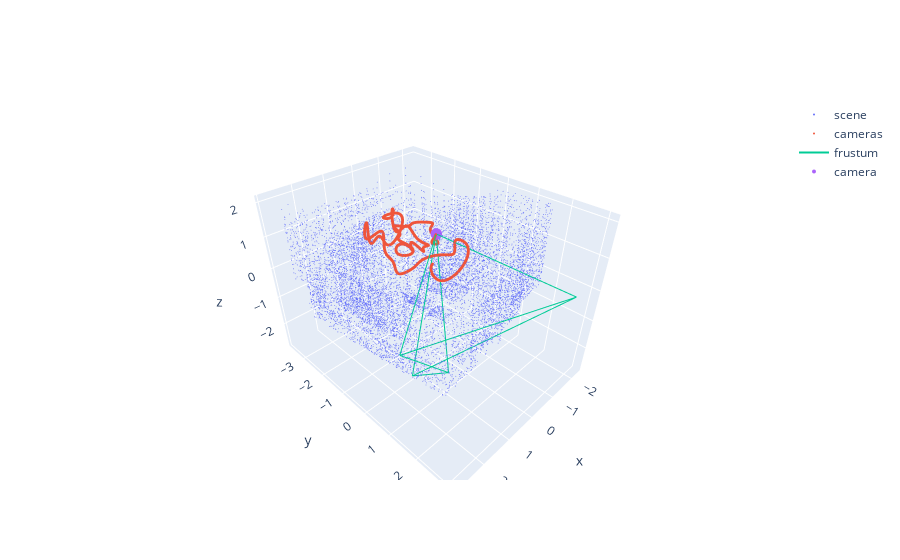

Notebook cell for this chart:
### Markdown cell above
### Blue points: scene geometry
### Red points: all cameras
### Purple point: an example camera
### Green frustum: the viewing frustum of the purple camera. It should cover the scene geometry. 

## You can move around using nbviewer!

### Code cell
import plotly.graph_objects as go

fig = go.Figure()

z_in_range = dataset.xyz_world[:, 2]<5
skip = 2

fig.add_trace(
    go.Scatter3d(
        x=dataset.xyz_world[z_in_range, 0][::skip],
        y=dataset.xyz_world[z_in_range, 1][::skip],
        z=dataset.xyz_world[z_in_range, 2][::skip],
        mode='markers',
        name='scene',
        marker=dict(size=0.3)
    )
)

fig.add_trace(
    go.Scatter3d(
        x=dataset.poses[:, 0, 3],
        y=dataset.poses[:, 1, 3],
        z=dataset.poses[:, 2, 3],
        mode='markers',
        name='cameras',
        marker=dict(size=1)
    )
)

xlines = []
ylines = []
zlines = []
for i in [0, 127, -128, -1]:
    xlines += [start[i, 0], end[i, 0], None]
    ylines += [start[i, 1], end[i, 1], None]
    zlines += [start[i, 2], end[i, 2], None]
    
for p in [[0, 127], [127, -1], [-128, -1], [-128, 0]]:
    xlines += [start[p[0], 0], start[p[1], 0], None]
    ylines += [start[p[0], 1], start[p[1], 1], None]
    zlines += [start[p[0], 2], start[p[1], 2], None]
    xlines += [end[p[0], 0], end[p[1], 0], None]
    ylines += [end[p[0], 1], end[p[1], 1], None]
    zlines += [end[p[0], 2], end[p[1], 2], None]

fig.add_trace(
    go.Scatter3d(
        x=xlines,
        y=ylines,
        z=zlines,
        mode='lines',
        name='frustum',
        marker=dict(size=1)
    )
)

pose = dataset.poses_dict[dataset.img_ids_train[0]]


fig.add_trace(
    go.Scatter3d(
        x=[pose[0, 3]],
        y=[pose[1, 3]],
        z=[pose[2, 3]],
        mode='markers',
        name='camera',
        marker=dict(size=4)
    )
)

fig.show()

### Figure 1 — Plotly figure (JSON) as saved in the notebook; plotly's stock layout.template omitted (floating-point values rounded to 4 significant figures; data arrays with more than 128 entries replaced by an {"elided": "..."} marker saying what was removed)
{"data": [{"marker": {"size": 0.3}, "mode": "markers", "name": "scene", "type": "scatter3d", "x": {"elided": "11247 float values"}, "y": {"elided": "11247 float values"}, "z": {"elided": "11247 float values"}}, {"marker": {"size": 1}, "mode": "markers", "name": "cameras", "type": "scatter3d", "x": {"elided": "2000 float values"}, "y": {"elided": "2000 float values"}, "z": {"elided": "2000 float values"}}, {"marker": {"size": 1}, "mode": "lines", "name": "frustum", "type": "scatter3d", "x": [-0.4124, -1.571, null, -0.4088, 2.904, null, -0.41, 1.443, null, -0.4108, 0.4732, null, -0.4124, -0.4088, null, -1.571, 2.904, null, -0.4088, -0.4108, null, 2.904, 0.4732, null, -0.41, -0.4108, null, 1.443, 0.4732, null, -0.41, -0.4124, null, 1.443, -1.571, null], "y": [-0.7582, 3.041, null, -0.7595, 1.391, null, -0.7605, 0.1518, null, -0.7601, 0.653, null, -0.7582, -0.7595, null, 3.041, 1.391, null, -0.7595, -0.7601, null, 1.391, 0.653, null, -0.7605, -0.7601, null, 0.1518, 0.653, null, -0.7605, -0.7582, null, 0.1518, 3.041, null], "z": [0.9439, 0.1619, null, 0.9438, 0.05683, null, 0.9417, -2.54, null, 0.9415, -2.748, null, 0.9439, 0.9438, null, 0.1619, 0.05683, null, 0.9438, 0.9415, null, 0.05683, -2.748, null, 0.9417, 0.9415, null, -2.54, -2.748, null, 0.9417, 0.9439, null, -2.54, 0.1619, null]}, {"marker": {"size": 4}, "mode": "markers", "name": "camera", "type": "scatter3d", "x": [-0.4115], "y": [-0.7612], "z": [0.9445]}], "layout": {}}
